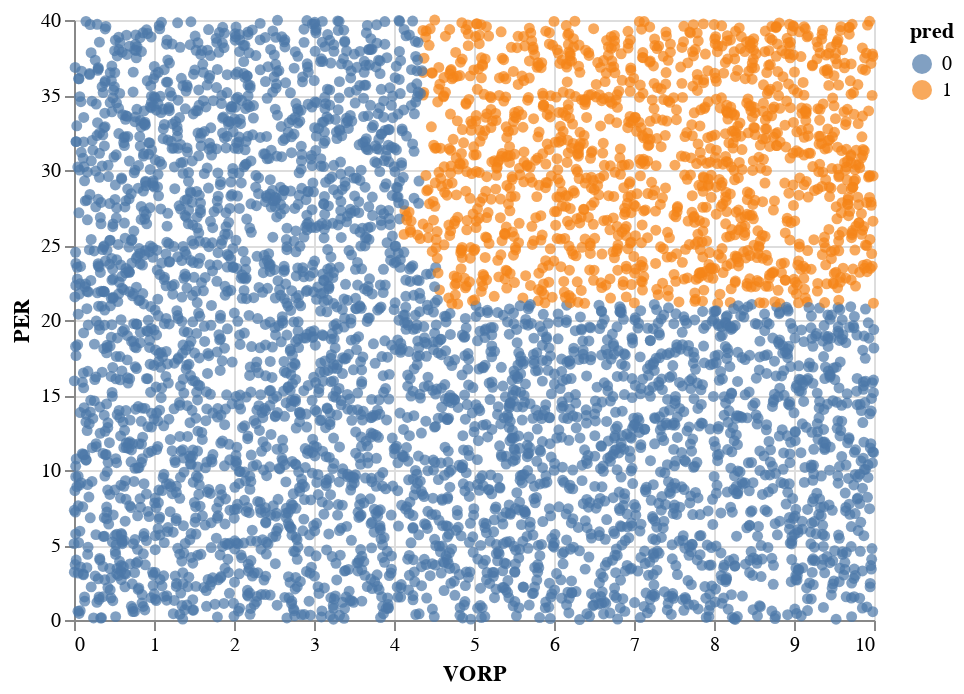

Source (notebook cell):
### Code cell
alt.Chart(df3).mark_circle().encode(
    x = "VORP",
    y = "PER",
    color = 'pred:N'
)

### Figure 1 — Vega-Lite specification as saved in the notebook (floating-point values rounded to 4 significant figures; data arrays with more than 128 entries replaced by an {"elided": "..."} marker saying what was removed)
{"config": {"view": {"continuousWidth": 400, "continuousHeight": 300}}, "data": {"name": "data-f5a9bbe0bb0b0127791e57bf7b89fd28"}, "mark": "circle", "encoding": {"color": {"field": "pred", "type": "nominal"}, "x": {"field": "VORP", "type": "quantitative"}, "y": {"field": "PER", "type": "quantitative"}}, "$schema": "https://vega.github.io/schema/vega-lite/v4.17.0.json", "datasets": {"data-f5a9bbe0bb0b0127791e57bf7b89fd28": {"elided": "5000 records"}}}
